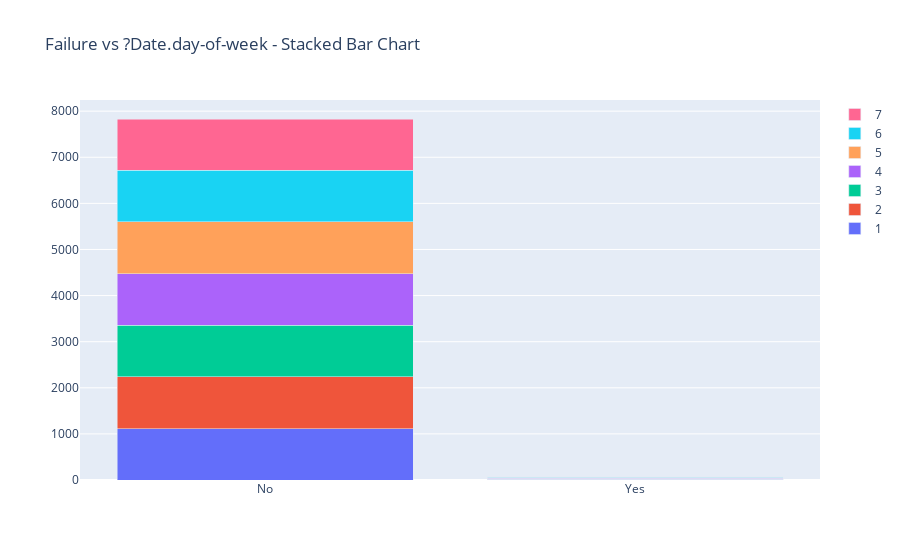
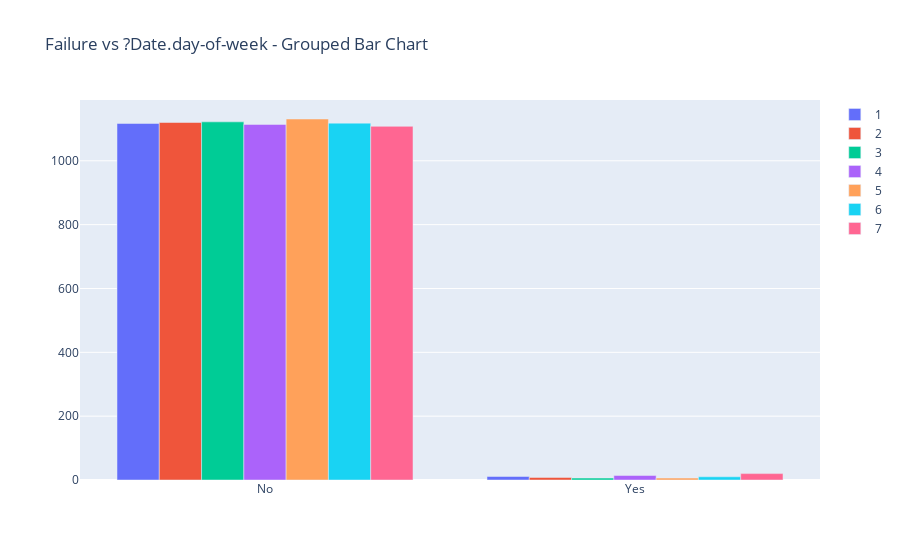
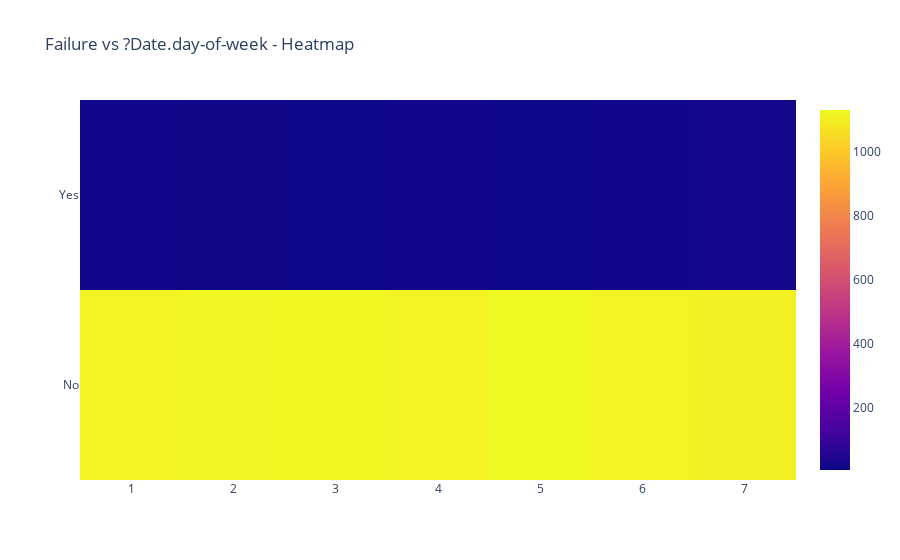
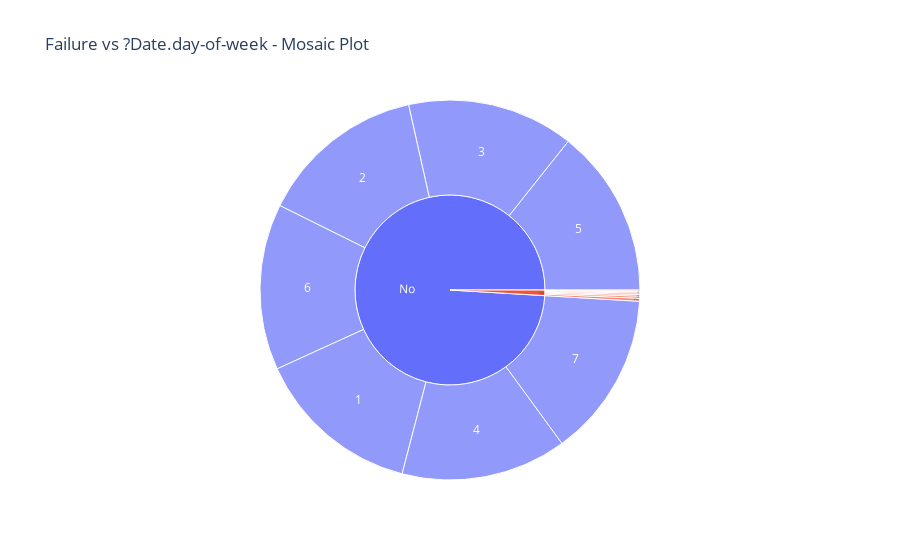

The cell these charts' notebook holds for them, in order:
### Code cell
plot_cat_cat(df_raw,"Failure",feats6)

### Figure 1 — Plotly figure (JSON) as saved in the notebook; plotly's stock layout.template omitted (floating-point values rounded to 4 significant figures)
{"data": [{"name": "1", "type": "bar", "x": ["No", "Yes"], "y": [1117, 11]}, {"name": "2", "type": "bar", "x": ["No", "Yes"], "y": [1120, 8]}, {"name": "3", "type": "bar", "x": ["No", "Yes"], "y": [1122, 6]}, {"name": "4", "type": "bar", "x": ["No", "Yes"], "y": [1114, 14]}, {"name": "5", "type": "bar", "x": ["No", "Yes"], "y": [1131, 6]}, {"name": "6", "type": "bar", "x": ["No", "Yes"], "y": [1118, 10]}, {"name": "7", "type": "bar", "x": ["No", "Yes"], "y": [1108, 20]}], "layout": {"barmode": "stack", "title": {"text": "Failure vs ?Date.day-of-week - Stacked Bar Chart"}}}

### Figure 2 — Plotly figure (JSON) as saved in the notebook; plotly's stock layout.template omitted (floating-point values rounded to 4 significant figures)
{"data": [{"name": "1", "type": "bar", "x": ["No", "Yes"], "y": [1117, 11]}, {"name": "2", "type": "bar", "x": ["No", "Yes"], "y": [1120, 8]}, {"name": "3", "type": "bar", "x": ["No", "Yes"], "y": [1122, 6]}, {"name": "4", "type": "bar", "x": ["No", "Yes"], "y": [1114, 14]}, {"name": "5", "type": "bar", "x": ["No", "Yes"], "y": [1131, 6]}, {"name": "6", "type": "bar", "x": ["No", "Yes"], "y": [1118, 10]}, {"name": "7", "type": "bar", "x": ["No", "Yes"], "y": [1108, 20]}], "layout": {"barmode": "group", "title": {"text": "Failure vs ?Date.day-of-week - Grouped Bar Chart"}}}

### Figure 3 — Plotly figure (JSON) as saved in the notebook; plotly's stock layout.template omitted (floating-point values rounded to 4 significant figures)
{"data": [{"type": "heatmap", "x": [1, 2, 3, 4, 5, 6, 7], "y": ["No", "Yes"], "z": [[1117, 1120, 1122, 1114, 1131, 1118, 1108], [11, 8, 6, 14, 6, 10, 20]]}], "layout": {"title": {"text": "Failure vs ?Date.day-of-week - Heatmap"}}}

### Figure 4 — Plotly figure (JSON) as saved in the notebook; plotly's stock layout.template omitted (floating-point values rounded to 4 significant figures)
{"data": [{"branchvalues": "total", "domain": {"x": [0, 1], "y": [0, 1]}, "hovertemplate": "labels=%{label}<br>count=%{value}<br>parent=%{parent}<br>id=%{id}<extra></extra>", "ids": ["No/1", "Yes/1", "No/2", "Yes/2", "No/3", "Yes/3", "No/4", "Yes/4", "No/5", "Yes/5", "No/6", "Yes/6", "No/7", "Yes/7", "No", "Yes"], "labels": ["1", "1", "2", "2", "3", "3", "4", "4", "5", "5", "6", "6", "7", "7", "No", "Yes"], "name": "", "parents": ["No", "Yes", "No", "Yes", "No", "Yes", "No", "Yes", "No", "Yes", "No", "Yes", "No", "Yes", "", ""], "type": "sunburst", "values": [1117, 11, 1120, 8, 1122, 6, 1114, 14, 1131, 6, 1118, 10, 1108, 20, 7830, 75]}], "layout": {"legend": {"tracegroupgap": 0}, "title": {"text": "Failure vs ?Date.day-of-week - Mosaic Plot"}}}
